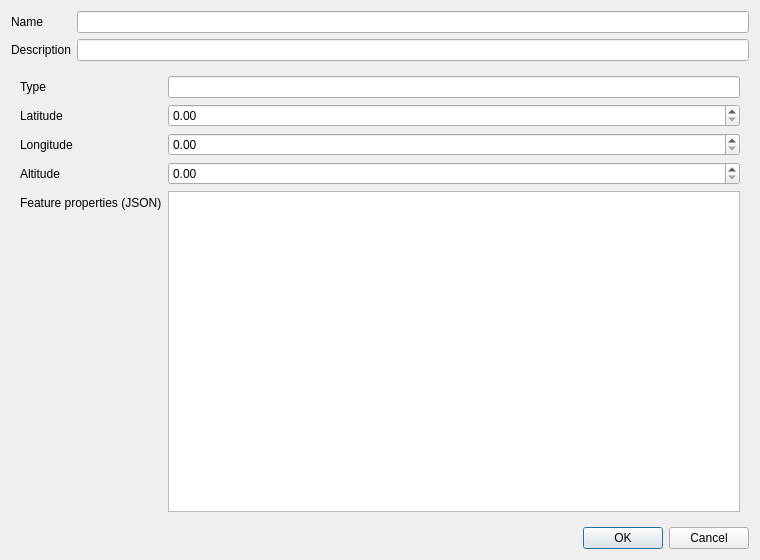
<?xml version="1.0" encoding="UTF-8"?>
<ui version="4.0">
 <class>ResourceDialog</class>
 <widget class="QWidget" name="ResourceDialog">
  <property name="geometry">
   <rect>
    <x>0</x>
    <y>0</y>
    <width>760</width>
    <height>560</height>
   </rect>
  </property>
  <layout class="QVBoxLayout" name="verticalLayout">
   <item>
    <layout class="QFormLayout" name="formLayoutCommon">
     <item row="0" column="0">
      <widget class="QLabel" name="labelName">
       <property name="text">
        <string>Name</string>
       </property>
      </widget>
     </item>
     <item row="0" column="1">
      <widget class="QLineEdit" name="lineEditName"/>
     </item>
     <item row="1" column="0">
      <widget class="QLabel" name="labelDescription">
       <property name="text">
        <string>Description</string>
       </property>
      </widget>
     </item>
     <item row="1" column="1">
      <widget class="QLineEdit" name="lineEditDescription"/>
     </item>
    </layout>
   </item>
   <item>
    <widget class="QStackedWidget" name="stackedWidgetPages">
     <widget class="QWidget" name="pageWaypoint">
      <layout class="QFormLayout" name="formLayoutWaypoint">
       <item row="0" column="0"><widget class="QLabel" name="labelWaypointType"><property name="text"><string>Type</string></property></widget></item>
       <item row="0" column="1"><widget class="QLineEdit" name="lineEditType"/></item>
       <item row="1" column="0"><widget class="QLabel" name="labelWaypointLatitude"><property name="text"><string>Latitude</string></property></widget></item>
       <item row="1" column="1"><widget class="QDoubleSpinBox" name="doubleSpinBoxLatitude"/></item>
       <item row="2" column="0"><widget class="QLabel" name="labelWaypointLongitude"><property name="text"><string>Longitude</string></property></widget></item>
       <item row="2" column="1"><widget class="QDoubleSpinBox" name="doubleSpinBoxLongitude"/></item>
       <item row="3" column="0"><widget class="QLabel" name="labelWaypointAltitude"><property name="text"><string>Altitude</string></property></widget></item>
       <item row="3" column="1"><widget class="QDoubleSpinBox" name="doubleSpinBoxAltitude"/></item>
       <item row="4" column="0"><widget class="QLabel" name="labelWaypointProperties"><property name="text"><string>Feature properties (JSON)</string></property></widget></item>
       <item row="4" column="1"><widget class="QPlainTextEdit" name="plainTextEditProperties"/></item>
      </layout>
     </widget>
     <widget class="QWidget" name="pageRoute">
      <layout class="QFormLayout" name="formLayoutRoute">
       <item row="0" column="0"><widget class="QLabel" name="labelRouteType"><property name="text"><string>Type</string></property></widget></item>
       <item row="0" column="1"><widget class="QLineEdit" name="lineEditRouteType"/></item>
       <item row="1" column="0"><widget class="QLabel" name="labelRouteCoordinates"><property name="text"><string>Coordinates</string></property></widget></item>
       <item row="1" column="1"><widget class="QPlainTextEdit" name="plainTextEditCoordinates"/></item>
       <item row="2" column="0"><widget class="QLabel" name="labelRouteProperties"><property name="text"><string>Feature properties (JSON)</string></property></widget></item>
       <item row="2" column="1"><widget class="QPlainTextEdit" name="plainTextEditRouteProperties"/></item>
      </layout>
     </widget>
     <widget class="QWidget" name="pageRegion">
      <layout class="QFormLayout" name="formLayoutRegion">
       <item row="0" column="0"><widget class="QLabel" name="labelRegionGeometry"><property name="text"><string>Geometry (JSON)</string></property></widget></item>
       <item row="0" column="1"><widget class="QPlainTextEdit" name="plainTextEditGeometry"/></item>
       <item row="1" column="0"><widget class="QLabel" name="labelRegionProperties"><property name="text"><string>Feature properties (JSON)</string></property></widget></item>
       <item row="1" column="1"><widget class="QPlainTextEdit" name="plainTextEditRegionProperties"/></item>
      </layout>
     </widget>
     <widget class="QWidget" name="pageNote">
      <layout class="QFormLayout" name="formLayoutNote">
       <item row="0" column="0"><widget class="QLabel" name="labelNoteHref"><property name="text"><string>Href</string></property></widget></item>
       <item row="0" column="1"><widget class="QLineEdit" name="lineEditHref"/></item>
       <item row="1" column="0"><widget class="QLabel" name="labelNoteMimeType"><property name="text"><string>MIME Type</string></property></widget></item>
       <item row="1" column="1"><widget class="QLineEdit" name="lineEditMimeType"/></item>
       <item row="2" column="1"><widget class="QCheckBox" name="checkBoxNotePosition"><property name="text"><string>Include position</string></property></widget></item>
       <item row="3" column="0"><widget class="QLabel" name="labelNoteLatitude"><property name="text"><string>Latitude</string></property></widget></item>
       <item row="3" column="1"><widget class="QDoubleSpinBox" name="doubleSpinBoxNoteLatitude"/></item>
       <item row="4" column="0"><widget class="QLabel" name="labelNoteLongitude"><property name="text"><string>Longitude</string></property></widget></item>
       <item row="4" column="1"><widget class="QDoubleSpinBox" name="doubleSpinBoxNoteLongitude"/></item>
       <item row="5" column="0"><widget class="QLabel" name="labelNoteAltitude"><property name="text"><string>Altitude</string></property></widget></item>
       <item row="5" column="1"><widget class="QDoubleSpinBox" name="doubleSpinBoxNoteAltitude"/></item>
       <item row="6" column="0"><widget class="QLabel" name="labelNoteProperties"><property name="text"><string>Properties (JSON)</string></property></widget></item>
       <item row="6" column="1"><widget class="QPlainTextEdit" name="plainTextEditNoteProperties"/></item>
      </layout>
     </widget>
     <widget class="QWidget" name="pageChart">
      <layout class="QFormLayout" name="formLayoutChart">
       <item row="0" column="0"><widget class="QLabel" name="labelChartIdentifier"><property name="text"><string>Identifier</string></property></widget></item>
       <item row="0" column="1"><widget class="QLineEdit" name="lineEditIdentifier"/></item>
       <item row="1" column="0"><widget class="QLabel" name="labelChartFormat"><property name="text"><string>Format</string></property></widget></item>
       <item row="1" column="1"><widget class="QLineEdit" name="lineEditChartFormat"/></item>
       <item row="2" column="0"><widget class="QLabel" name="labelChartUrl"><property name="text"><string>Chart URL</string></property></widget></item>
       <item row="2" column="1"><widget class="QLineEdit" name="lineEditChartUrl"/></item>
       <item row="3" column="0"><widget class="QLabel" name="labelTilemapUrl"><property name="text"><string>Tilemap URL</string></property></widget></item>
       <item row="3" column="1"><widget class="QLineEdit" name="lineEditTilemapUrl"/></item>
       <item row="4" column="0"><widget class="QLabel" name="labelChartRegion"><property name="text"><string>Region</string></property></widget></item>
       <item row="4" column="1"><widget class="QLineEdit" name="lineEditChartRegion"/></item>
       <item row="5" column="0"><widget class="QLabel" name="labelChartScale"><property name="text"><string>Scale</string></property></widget></item>
       <item row="5" column="1"><widget class="QDoubleSpinBox" name="doubleSpinBoxChartScale"/></item>
       <item row="6" column="0"><widget class="QLabel" name="labelChartLayers"><property name="text"><string>Layers</string></property></widget></item>
       <item row="6" column="1"><widget class="QLineEdit" name="lineEditChartLayers"/></item>
       <item row="7" column="0"><widget class="QLabel" name="labelChartBounds"><property name="text"><string>Bounds (JSON)</string></property></widget></item>
       <item row="7" column="1"><widget class="QPlainTextEdit" name="plainTextEditChartBounds"/></item>
      </layout>
     </widget>
    </widget>
   </item>
   <item>
    <widget class="QDialogButtonBox" name="buttonBox">
     <property name="standardButtons">
      <set>QDialogButtonBox::Cancel|QDialogButtonBox::Ok</set>
     </property>
    </widget>
   </item>
  </layout>
 </widget>
 <resources/>
 <connections/>
</ui>
